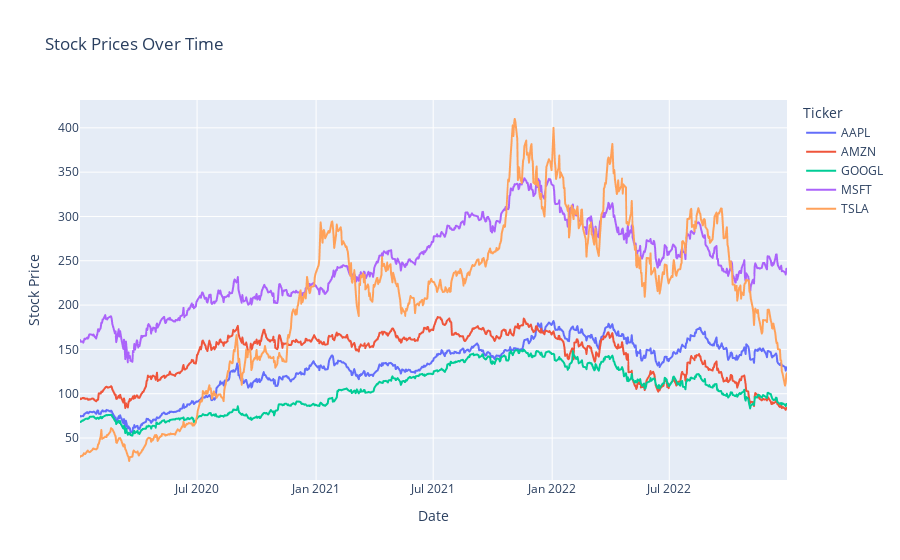

Write notebook code for a chart like this one.
### Code cell
fig = px.line(data, title='Stock Prices Over Time')
fig.update_layout(xaxis_title='Date', yaxis_title='Stock Price')
fig.show()

### Figure 1 — Plotly figure (JSON) as saved in the notebook; plotly's stock layout.template omitted (floating-point values rounded to 4 significant figures; data arrays with more than 128 entries replaced by an {"elided": "..."} marker saying what was removed)
{"data": [{"hovertemplate": "Ticker=AAPL<br>Date=%{x}<br>value=%{y}<extra></extra>", "legendgroup": "AAPL", "line": {"color": "#636efa", "dash": "solid"}, "marker": {"symbol": "circle"}, "mode": "lines", "name": "AAPL", "showlegend": true, "type": "scattergl", "x": {"elided": "756 str values"}, "xaxis": "x", "y": {"elided": "756 float values"}, "yaxis": "y"}, {"hovertemplate": "Ticker=AMZN<br>Date=%{x}<br>value=%{y}<extra></extra>", "legendgroup": "AMZN", "line": {"color": "#EF553B", "dash": "solid"}, "marker": {"symbol": "circle"}, "mode": "lines", "name": "AMZN", "showlegend": true, "type": "scattergl", "x": {"elided": "756 str values"}, "xaxis": "x", "y": {"elided": "756 float values"}, "yaxis": "y"}, {"hovertemplate": "Ticker=GOOGL<br>Date=%{x}<br>value=%{y}<extra></extra>", "legendgroup": "GOOGL", "line": {"color": "#00cc96", "dash": "solid"}, "marker": {"symbol": "circle"}, "mode": "lines", "name": "GOOGL", "showlegend": true, "type": "scattergl", "x": {"elided": "756 str values"}, "xaxis": "x", "y": {"elided": "756 float values"}, "yaxis": "y"}, {"hovertemplate": "Ticker=MSFT<br>Date=%{x}<br>value=%{y}<extra></extra>", "legendgroup": "MSFT", "line": {"color": "#ab63fa", "dash": "solid"}, "marker": {"symbol": "circle"}, "mode": "lines", "name": "MSFT", "showlegend": true, "type": "scattergl", "x": {"elided": "756 str values"}, "xaxis": "x", "y": {"elided": "756 float values"}, "yaxis": "y"}, {"hovertemplate": "Ticker=TSLA<br>Date=%{x}<br>value=%{y}<extra></extra>", "legendgroup": "TSLA", "line": {"color": "#FFA15A", "dash": "solid"}, "marker": {"symbol": "circle"}, "mode": "lines", "name": "TSLA", "showlegend": true, "type": "scattergl", "x": {"elided": "756 str values"}, "xaxis": "x", "y": {"elided": "756 float values"}, "yaxis": "y"}], "layout": {"legend": {"title": {"text": "Ticker"}, "tracegroupgap": 0}, "title": {"text": "Stock Prices Over Time"}, "xaxis": {"anchor": "y", "domain": [0, 1], "title": {"text": "Date"}}, "yaxis": {"anchor": "x", "domain": [0, 1], "title": {"text": "Stock Price"}}}}
